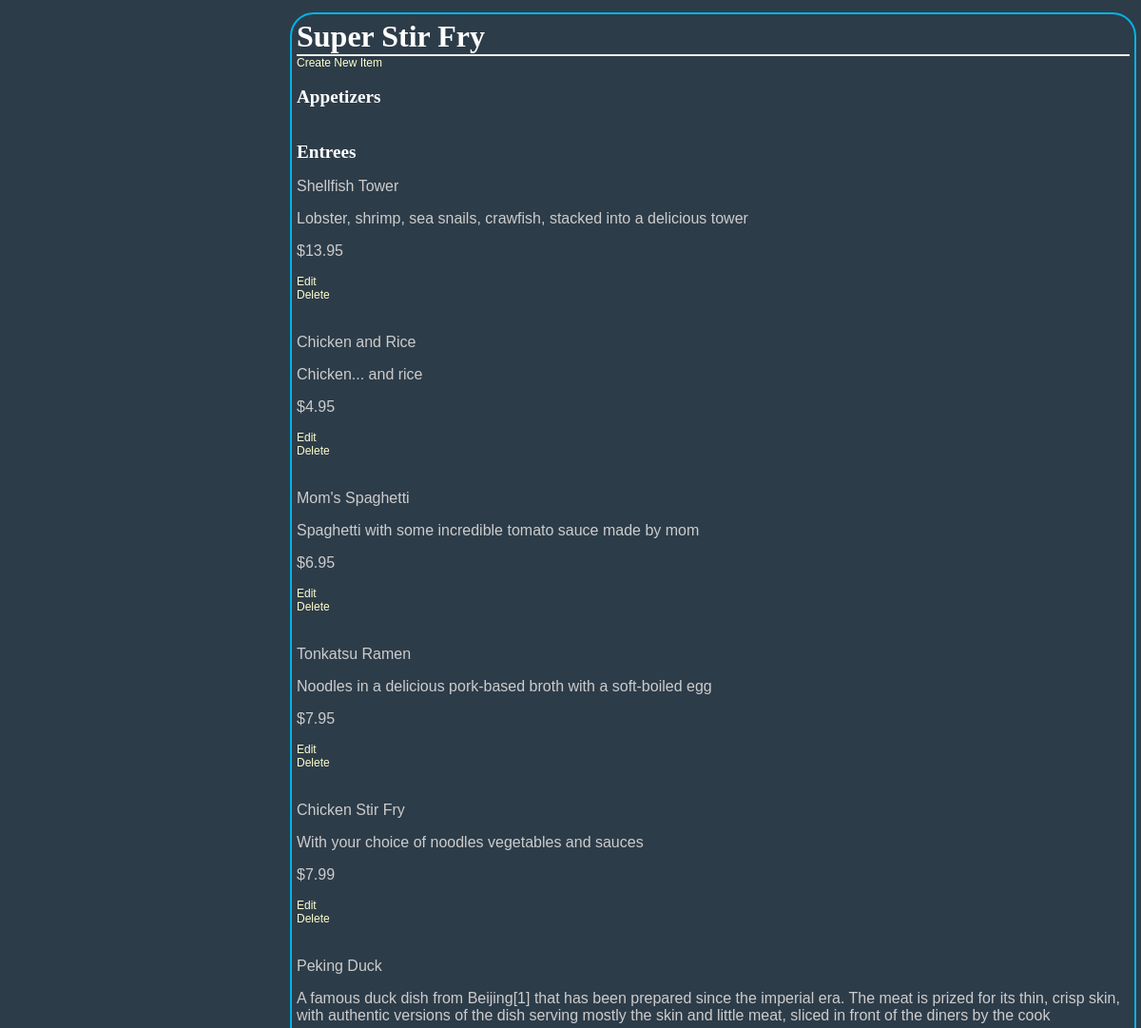
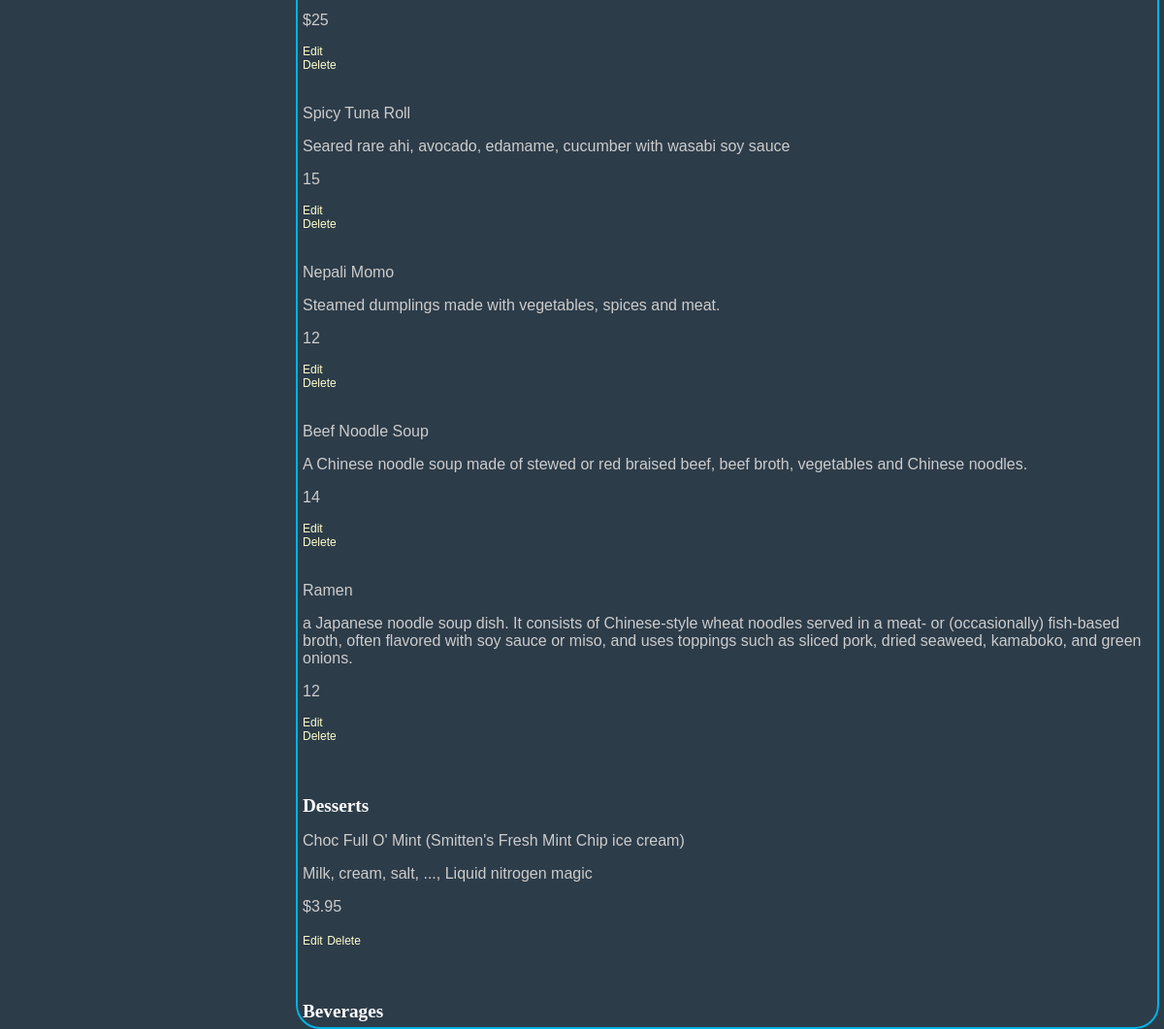
Screenshot of /restaurant/15/menu with the database file from the repository (2 pictures, top to bottom).
### database_setup.py (models this page shows, shortened)
class Restaurant(Base):
    __tablename__ = 'restaurant'
    id = Column(Integer, primary_key=True)
    name = Column(String(250), nullable=False)

class MenuItem(Base):
    __tablename__ = 'menu_item'
    name =Column(String(80), nullable = False)
    id = Column(Integer, primary_key = True)
    description = Column(String(250))
    price = Column(String(8))
    course = Column(String(250))
    restaurant_id = Column(Integer,ForeignKey('restaurant.id'))
    restaurant = relationship(Restaurant)

### finalproject.py (the view)
@app.route('/restaurant/<int:restaurant_id>/menu')
def showMenu(restaurant_id):
    restaurant = session.query(Restaurant).filter_by(id=restaurant_id).one()
    items = session.query(MenuItem).filter_by(restaurant_id=restaurant_id).all()
    return render_template('finalproject_menu.html', restaurant=restaurant, items=items)

### templates/finalproject_menu.html (shortened to what this page needs)
<html>
<head>
<link rel=stylesheet type=text/css href="{{ url_for('static', filename='styles.css') }}">
    </head>
    <body>
        <div class = 'pane'>
        <h1>{{ restaurant.name }}</h1>
    {% if items !=[] %}
        <a href = "{{url_for('newMenuItem', restaurant_id = restaurant.id )}}">Create New Item</a>
    <h2>Appetizers</h2>
    <h2>Entrees</h2>
        {% for i in items %}
        {% if i.course == 'Entree' %}
        <p>{{i.name}}</p>
        <p>{{i.description}}</p>
        <p>{{i.price}}</p>
        <a href='{{url_for('editMenuItem', restaurant_id = restaurant.id, menu_id=i.id ) }}' >Edit</a>
    <a href='{{url_for('deleteMenuItem', restaurant_id = restaurant.id, menu_id=i.id ) }}' >Delete</a>
        {% endif %}
        {% endfor %}
    <h2>Desserts</h2>
        {% for i in items %}
        {% if i.course == 'Dessert' %}
        <p>{{i.name}}</p>
        <p>{{i.description}}</p>
        <p>{{i.price}}</p>
        <a href='{{url_for('editMenuItem', restaurant_id = restaurant.id, menu_id=i.id ) }}' >Edit</a>
    <a href='{{url_for('deleteMenuItem', restaurant_id = restaurant.id, menu_id=i.id ) }}' >Delete</a>
        {% endif %}
        {% endfor %}
    <h2>Beverages</h2>
        {% else %}
        <p> You currently have no menu items. <p>
        <a href = "{{url_for('newMenuItem', restaurant_id = restaurant.id )}}">Create New Item</a>
            {% endif %}
</div>
    </body>
</html>

### static/styles.css (style rules this page uses)
body { font-family: sans-serif; background-image: url('img3.jpg'); background-color: #2d3c49 }
h1, h2, h3, h4 { color: #FFFFFF; }
h1, h2 { font-family: 'Georgia', serif; margin: 0; }
h1 { border-bottom: 2px solid #eee; }
h2 { font-size: 1.2em; }
p, dd, dt { color: #CCCCCC; }
a { text-decoration: none; color:#FFFFCC; font-size: .75em; }
.pane { position:absolute; left: 25%; border: 2px solid; border-radius: 25px; padding: 5px; margin: 5px; border-color: #02b3e4; background-color: #2d3c49 }

### rows the page displays
Restaurant: name "Super Stir Fry"
MenuItem: name "Shellfish Tower", description "Lobster, shrimp, sea snails, crawfish, stacked into a delicious tower", price "$13.95"
MenuItem: name "Chicken and Rice", description "Chicken... and rice", price "$4.95"
MenuItem: name "Mom's Spaghetti", description "Spaghetti with some incredible tomato sauce made by mom", price "$6.95"
MenuItem: name "Tonkatsu Ramen", description "Noodles in a delicious pork-based broth with a soft-boiled egg", price "$7.95"
MenuItem: name "Chicken Stir Fry", description "With your choice of noodles vegetables and sauces", price "$7.99"
MenuItem: name "Peking Duck", description "A famous duck dish from Beijing[1] that has been prepared since the imperial era. The meat is prized for its thin, crisp skin, with authentic versions of the dish serving mostly the skin and little meat, sliced in front of the diners by the cook", price "$25"
MenuItem: name "Spicy Tuna Roll", description "Seared rare ahi, avocado, edamame, cucumber with wasabi soy sauce", price "15"
MenuItem: name "Nepali Momo", description "Steamed dumplings made with vegetables, spices and meat.", price "12"
MenuItem: name "Beef Noodle Soup", description "A Chinese noodle soup made of stewed or red braised beef, beef broth, vegetables and Chinese noodles.", price "14"
MenuItem: name "Ramen", description "a Japanese noodle soup dish. It consists of Chinese-style wheat noodles served in a meat- or (occasionally) fish-based broth, often flavored with soy sauce or miso, and uses toppings such as sliced pork, dried seaweed, kamaboko, and green onions.", price "12"
MenuItem: name "Choc Full O' Mint (Smitten's Fresh Mint Chip ice cream)", description "Milk, cream, salt, ..., Liquid nitrogen magic", price "$3.95"
